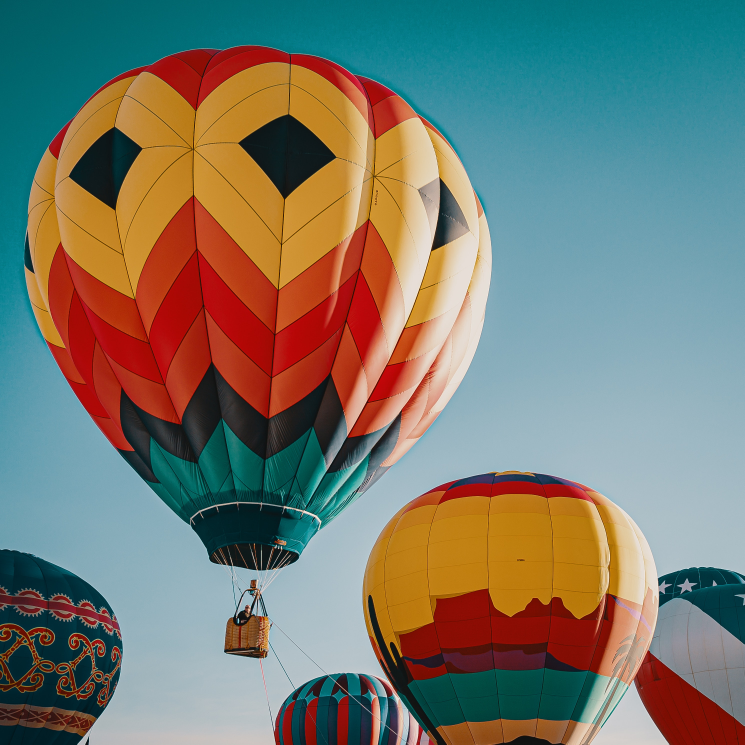
#> input picture Imagens/Baloes.jpg, 2978 x 2978 px, found by its file name (shown at 1/4 size)
$ python 'Histograma em Modo Curva em Imagem Colorida - Versão 1.0.0.py'
#> lines starting #> are read from the running program, lines starting #| are printed output that depends on the picture
#
########################################################################
# Importação das Bibliotecas Necessárias
########################################################################
#
import cv2 as cv
import numpy as np
from matplotlib import pyplot as plt

#
########################################################################
# Funções de Uso Geral
########################################################################
#
def HistogramaCurva (imgBase):
    CorBranca = (255, 255, 255)
    imgGrafico = np.full((300, 256, 3), CorBranca, dtype=np.uint8)

    if len(imgBase.shape) == 2:
        CorLinha = [(255,255,255)]
    elif imgBase.shape[2] == 3:
        CorLinha = [ (255,0,0),(0,255,0),(0,0,255) ]

    for Canais, ColunaCanal in enumerate(CorLinha):
        ItemHistograma = cv.calcHist([imgBase],[Canais],None,[256],[0,256])
        cv.normalize(ItemHistograma,ItemHistograma,0,255,cv.NORM_MINMAX)
        Historico = np.int32(np.around(ItemHistograma))
        Pontos = np.int32(np.column_stack((bins,Historico)))
        cv.polylines(imgGrafico,[Pontos],False,ColunaCanal)

    imgResultado = np.flipud(imgGrafico)
    return (imgResultado)

#
########################################################################
# Definições Gerais
########################################################################
#
NomeJanela = "Imagem Base"
NomeImagem  = "Baloes.jpg"
CaminhoBase = "/home/asoares/OpenCV/"
CaminhoImagem = CaminhoBase + "Imagens/"
bins = np.arange(256).reshape(256,1)

#
########################################################################
# Lendo a Imagem
########################################################################
#
ImagemBase = cv.imread ( CaminhoImagem + NomeImagem )
#> ImagemBase is the input picture: shape (2978, 2978, 3); mean B, G, R 109.9, 121.6, 119.3
imgReduzida = cv.resize(ImagemBase, (0,0), fx=0.3, fy=0.3, interpolation = cv.INTER_AREA)
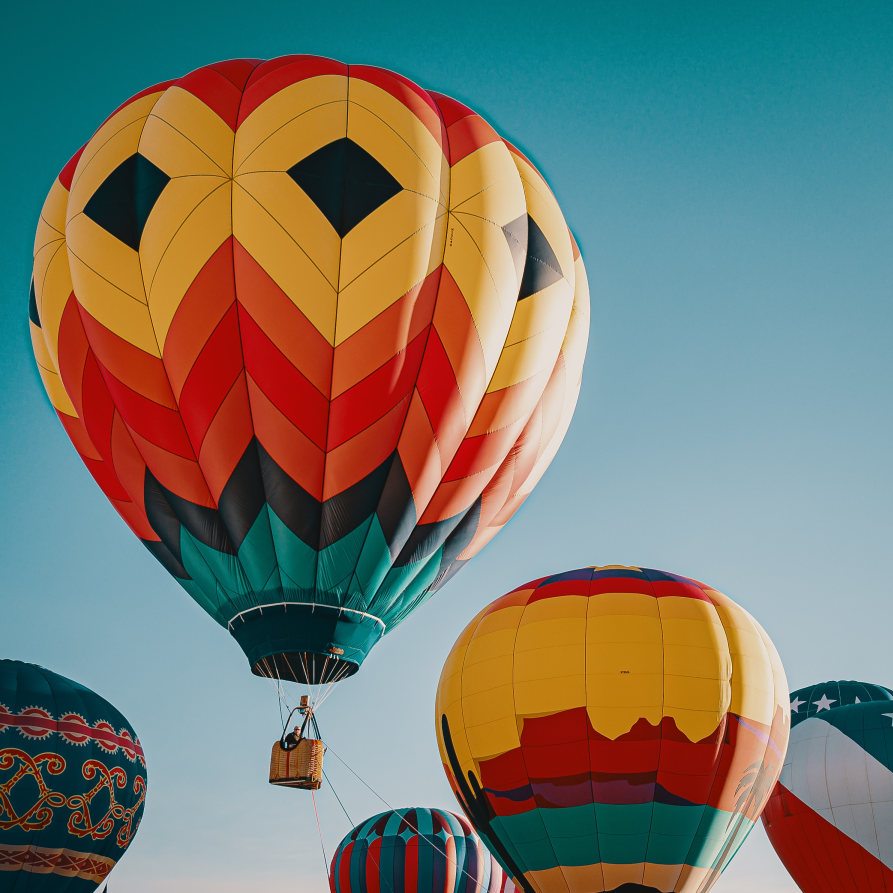
#> imgReduzida: shape (893, 893, 3); mean B, G, R 109.9, 121.6, 119.3

#
########################################################################
# Executando o Histograma
########################################################################
#
imgCurva = HistogramaCurva (imgReduzida)
#> after the loop in HistogramaCurva, `for Canais, ColunaCanal in enumerate(CorLinha):`:
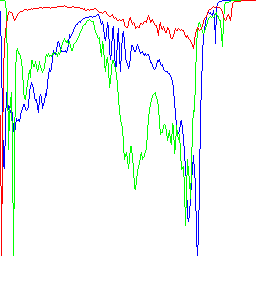
#> imgGrafico: shape (300, 256, 3); mean B, G, R 246.5, 247.6, 244
#> in HistogramaCurva, `imgResultado = np.flipud(imgGrafico)`:
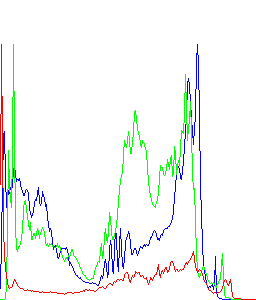
#> imgResultado: shape (300, 256, 3); mean B, G, R 246.5, 247.6, 244

#
########################################################################
# Convertendo para Matplotlib
########################################################################
#
imgReduzida = cv.cvtColor(imgReduzida, cv.COLOR_BGR2RGB)
imgCurva = cv.cvtColor(imgCurva, cv.COLOR_BGR2RGB)

#
########################################################################
# Apresentação dos Resultados
########################################################################
#
Grafico = plt.figure(figsize=(10,6))

Grafico.add_subplot(1,2,1)
plt.imshow(imgReduzida )
plt.title("Imagem Original", fontsize=11, weight='bold' )

Grafico.add_subplot(1,2,2)
plt.imshow(imgCurva )
plt.title("Histograma", fontsize=11, weight='bold' )

plt.subplots_adjust ( left   = 0.1,
                      bottom = 0.1,
                      right  = 0.9,
                      top    = 0.9,
                      wspace = 0.3,
                      hspace = 0.3 )
plt.show ()
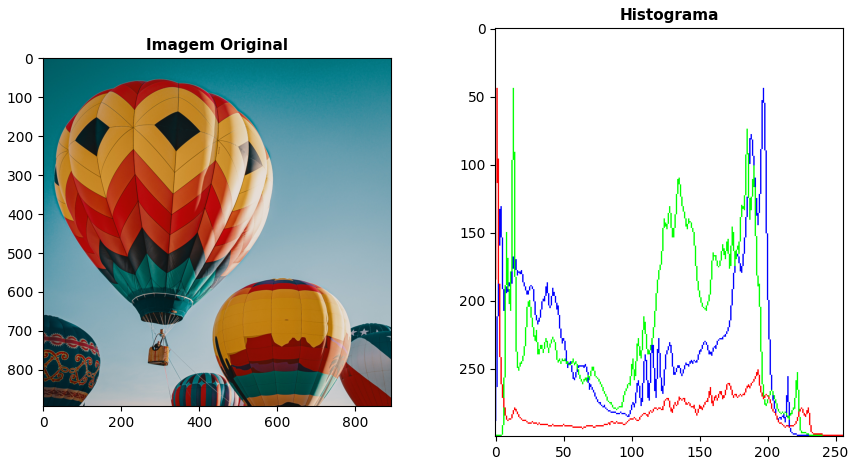
#> figure drawn by matplotlib, 2 panels

########################################################################
# FIM DO PROGRAMA
########################################################################

$ run again, with Imagens/AmigosEscritorio.jpg copied over Imagens/Baloes.jpg
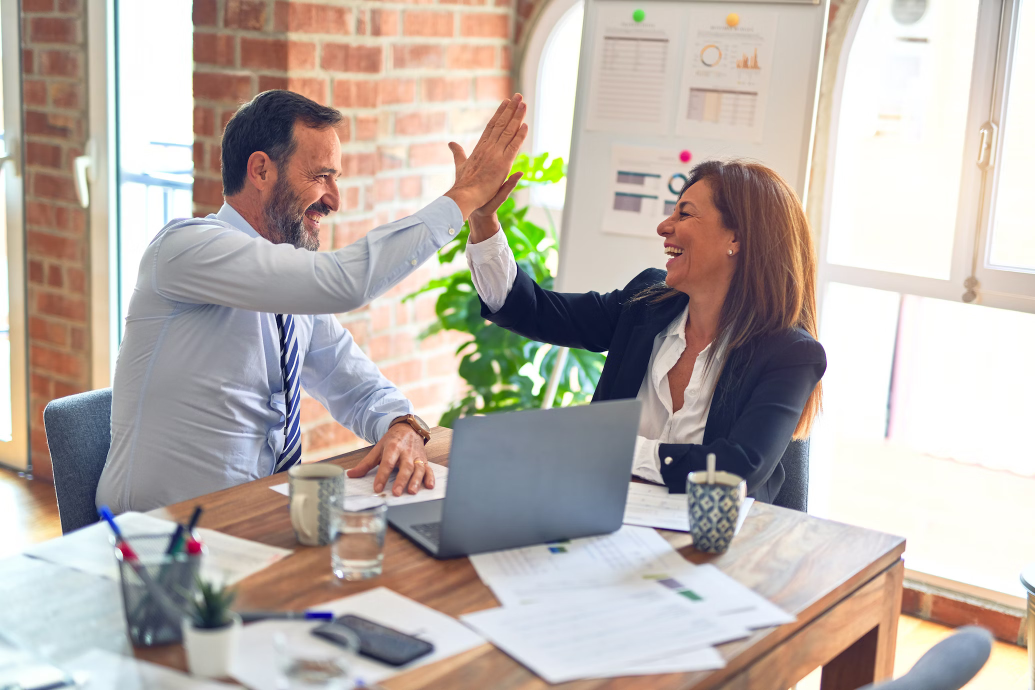
#> input picture Imagens/AmigosEscritorio.jpg, 2070 x 1380 px, found by its file name (shown at 1/2 size)
#> ImagemBase is the input picture: shape (1380, 2070, 3); mean B, G, R 169.5, 175.7, 185.3
#> after the loop in HistogramaCurva, `for Canais, ColunaCanal in enumerate(CorLinha):`:
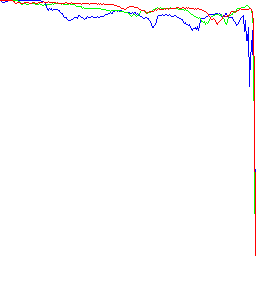
#> imgGrafico: shape (300, 256, 3); mean B, G, R 252.2, 251.9, 252.5
#> `plt.show ()`:
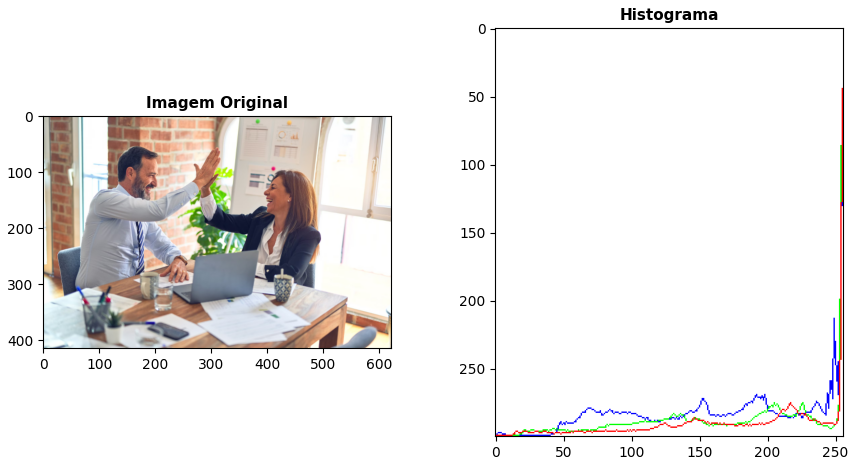
#> figure drawn by matplotlib, 2 panels
